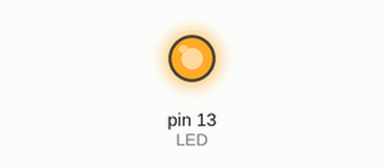
Recording of a sketch running on a simulated Arduino Uno, built with avr-gcc and run on an emulated ATmega328P. Parts: output pins drawn as LEDs (lit = HIGH).

Above: at 0.1 s.
Timing chart, 0 to 1.6 s (numbered marks = the images above):
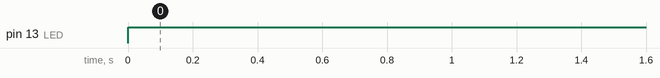

The sketch:

sketch_nov25a.ino
```cpp
// Blinking LED

const int LED = 13;// LED connected to
                   // digital pin 13


void setup()
{
  pinMode(LED, OUTPUT);   // sets the digital
                          // pin as output

}

void loop()
{
  digitalWrite(LED, HIGH);  // turns the LED on
  delay(20000);              //waits for a second
  digitalWrite(LED, HIGH);  // turns the LED off
  delay(20000);              // waits for a second
}
```

Measured:
- by itself, pin 13 (LED): LOW → HIGH at 0.00 s
